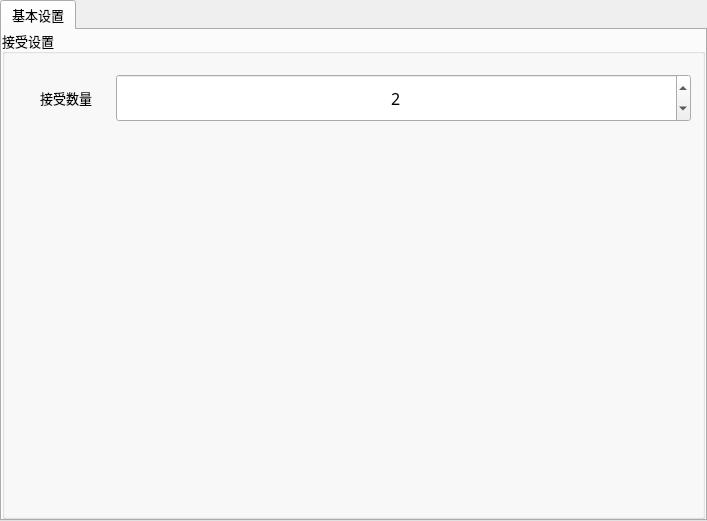
<?xml version="1.0" encoding="UTF-8"?>
<ui version="4.0">
 <class>frmIFToolClass</class>
 <widget class="QWidget" name="frmIFToolClass">
  <property name="geometry">
   <rect>
    <x>0</x>
    <y>0</y>
    <width>707</width>
    <height>521</height>
   </rect>
  </property>
  <property name="sizePolicy">
   <sizepolicy hsizetype="Preferred" vsizetype="Preferred">
    <horstretch>0</horstretch>
    <verstretch>0</verstretch>
   </sizepolicy>
  </property>
  <property name="minimumSize">
   <size>
    <width>500</width>
    <height>270</height>
   </size>
  </property>
  <property name="maximumSize">
   <size>
    <width>16777215</width>
    <height>16777215</height>
   </size>
  </property>
  <property name="windowTitle">
   <string>接受设置</string>
  </property>
  <layout class="QVBoxLayout" name="verticalLayout">
   <property name="spacing">
    <number>0</number>
   </property>
   <property name="leftMargin">
    <number>0</number>
   </property>
   <property name="topMargin">
    <number>0</number>
   </property>
   <property name="rightMargin">
    <number>0</number>
   </property>
   <property name="bottomMargin">
    <number>0</number>
   </property>
   <item>
    <widget class="QTabWidget" name="tabWidget">
     <property name="sizePolicy">
      <sizepolicy hsizetype="Expanding" vsizetype="Expanding">
       <horstretch>0</horstretch>
       <verstretch>0</verstretch>
      </sizepolicy>
     </property>
     <property name="minimumSize">
      <size>
       <width>0</width>
       <height>0</height>
      </size>
     </property>
     <property name="maximumSize">
      <size>
       <width>16777215</width>
       <height>16777215</height>
      </size>
     </property>
     <property name="font">
      <font>
       <family>微软雅黑</family>
       <pointsize>10</pointsize>
      </font>
     </property>
     <property name="currentIndex">
      <number>0</number>
     </property>
     <widget class="QWidget" name="tab">
      <attribute name="title">
       <string>基本设置</string>
      </attribute>
      <layout class="QVBoxLayout" name="verticalLayout_2" stretch="2">
       <property name="spacing">
        <number>0</number>
       </property>
       <property name="leftMargin">
        <number>0</number>
       </property>
       <property name="topMargin">
        <number>0</number>
       </property>
       <property name="rightMargin">
        <number>0</number>
       </property>
       <property name="bottomMargin">
        <number>0</number>
       </property>
       <item>
        <widget class="QGroupBox" name="groupC2">
         <property name="font">
          <font>
           <family>微软雅黑</family>
           <pointsize>10</pointsize>
          </font>
         </property>
         <property name="title">
          <string>接受设置</string>
         </property>
         <layout class="QVBoxLayout" name="verticalLayout_3" stretch="1,8">
          <property name="topMargin">
           <number>20</number>
          </property>
          <item>
           <layout class="QHBoxLayout" name="horizontalLayout" stretch="1,8">
            <property name="spacing">
             <number>0</number>
            </property>
            <item>
             <widget class="QLabel" name="label_4">
              <property name="minimumSize">
               <size>
                <width>100</width>
                <height>40</height>
               </size>
              </property>
              <property name="font">
               <font>
                <family>微软雅黑</family>
                <pointsize>10</pointsize>
               </font>
              </property>
              <property name="text">
               <string>接受数量</string>
              </property>
              <property name="alignment">
               <set>Qt::AlignCenter</set>
              </property>
             </widget>
            </item>
            <item>
             <widget class="QSpinBox" name="spinBox_Recieve">
              <property name="sizePolicy">
               <sizepolicy hsizetype="Preferred" vsizetype="Preferred">
                <horstretch>0</horstretch>
                <verstretch>0</verstretch>
               </sizepolicy>
              </property>
              <property name="minimumSize">
               <size>
                <width>100</width>
                <height>40</height>
               </size>
              </property>
              <property name="font">
               <font>
                <family>微软雅黑</family>
                <pointsize>12</pointsize>
                <weight>50</weight>
                <bold>false</bold>
               </font>
              </property>
              <property name="alignment">
               <set>Qt::AlignCenter</set>
              </property>
              <property name="minimum">
               <number>1</number>
              </property>
              <property name="maximum">
               <number>9999</number>
              </property>
              <property name="value">
               <number>2</number>
              </property>
             </widget>
            </item>
           </layout>
          </item>
          <item>
           <spacer name="verticalSpacer_2">
            <property name="orientation">
             <enum>Qt::Vertical</enum>
            </property>
            <property name="sizeHint" stdset="0">
             <size>
              <width>20</width>
              <height>403</height>
             </size>
            </property>
           </spacer>
          </item>
         </layout>
        </widget>
       </item>
      </layout>
     </widget>
    </widget>
   </item>
  </layout>
 </widget>
 <layoutdefault spacing="6" margin="11"/>
 <resources>
  <include location="../../../QApplication/saribbonresouce.qrc"/>
  <include location="../../../QApplication/saribbonresouce.qrc"/>
 </resources>
 <connections/>
</ui>
